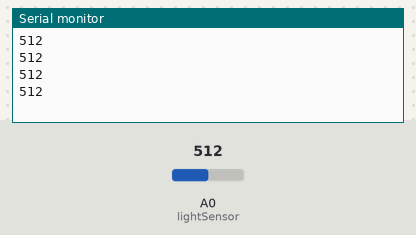
Bench run of a sketch on a simulated Arduino Uno, built with avr-gcc and run on an emulated ATmega328P. Shown: the last lines printed to the serial monitor. Inputs (shaded band) come from the test bench; at power-on: A0 (lightSensor) = 512.

Above: at 1.4 s.
1.5 s: A0 (lightSensor) set to 716
At 1.71 s:
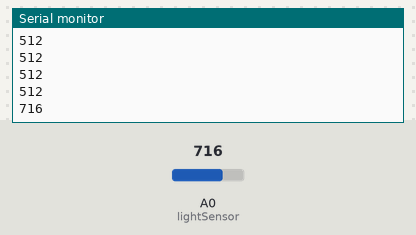
3.0 s: A0 (lightSensor) set to 900
At 3.22 s:
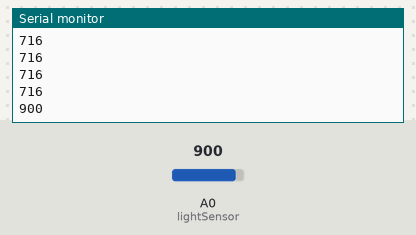
Timing chart, 0 to 6.0 s (numbered marks = the images above; inputs shaded):
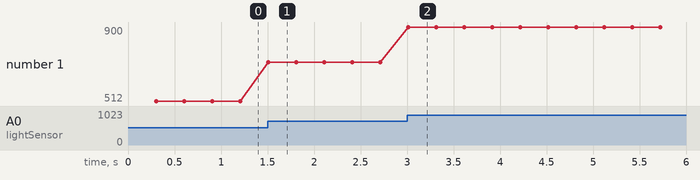

The sketch:

09_connect_arduino_and_p5.ino
```cpp
const int lightSensor = A0;
unsigned long lastSent = 0;

void setup() {
  Serial.begin(9600);
  pinMode(lightSensor, INPUT);
}

void loop() {
  if( (millis() - lastSent) > 300) {
    Serial.println( analogRead(lightSensor) );
    lastSent = millis();
  }
}
```

Measured:
- after the input at 1.5 s, the serial monitor: prints a new line at once (image 1)
- after the input at 3.0 s, the serial monitor: prints a new line at once (image 2)
- plotted number 1: 512 → 716 after the input at 1.5 s, 716 → 900 after the input at 3.0 s
